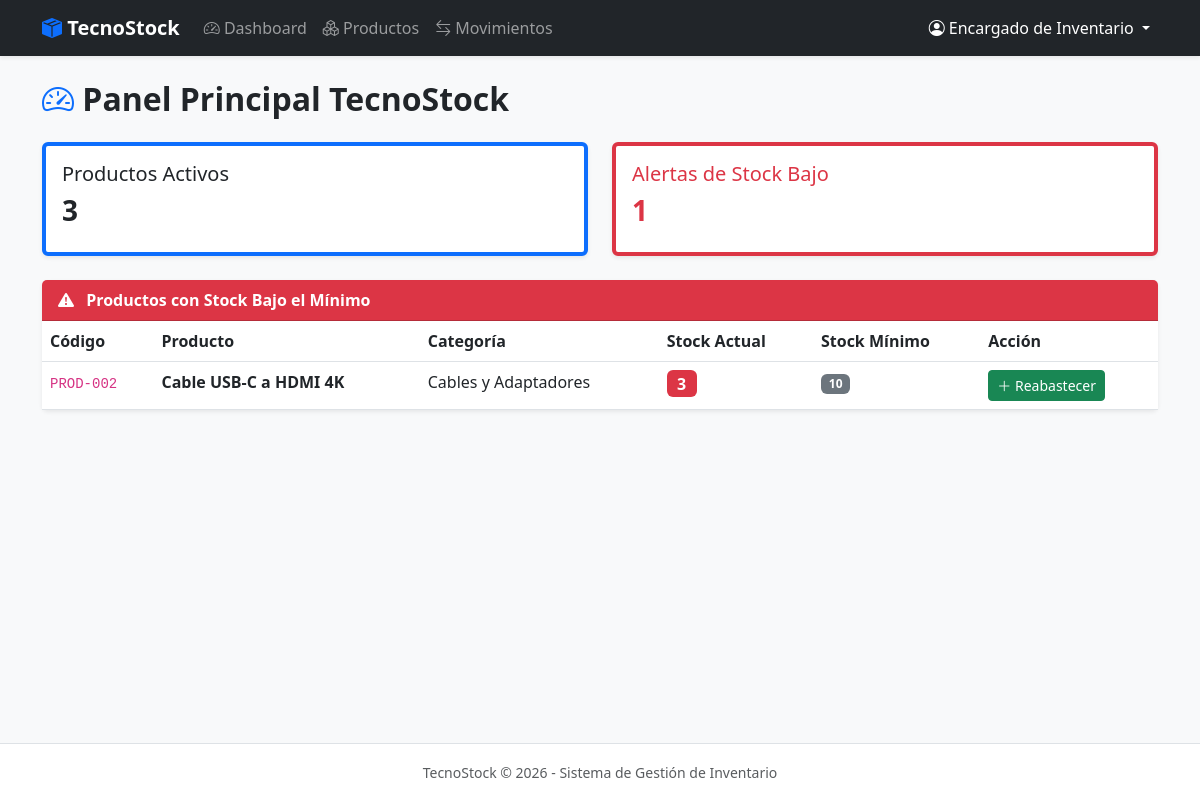
/index.php (signed in), run on the app's committed database.
### tables this page shows
CREATE TABLE productos (
    id_producto INT AUTO_INCREMENT PRIMARY KEY,
    codigo VARCHAR(50) NOT NULL UNIQUE,
    nombre VARCHAR(150) NOT NULL,
    descripcion TEXT NULL,
    precio DECIMAL(10,2) NOT NULL CHECK (precio >= 0),
    stock_actual INT NOT NULL DEFAULT 0 CHECK (stock_actual >= 0),
    stock_minimo INT NOT NULL DEFAULT 0 CHECK (stock_minimo >= 0),
    estado TINYINT(1) DEFAULT 1,
    id_categoria INT NOT NULL,
    fecha_creacion TIMESTAMP DEFAULT CURRENT_TIMESTAMP,
    CONSTRAINT fk_producto_categoria FOREIGN KEY (id_categoria) 
        REFERENCES categorias(id_categoria) ON DELETE RESTRICT ON UPDATE CASCADE
);

CREATE TABLE categorias (
    id_categoria INT AUTO_INCREMENT PRIMARY KEY,
    nombre VARCHAR(100) NOT NULL UNIQUE,
    descripcion TEXT NULL,
    estado TINYINT(1) DEFAULT 1,
    fecha_creacion TIMESTAMP DEFAULT CURRENT_TIMESTAMP
);

### index.php (the view, shortened to what this page needs)
<?php
require_once 'config/db.php';
$total_prod = $pdo->query("SELECT COUNT(*) FROM productos WHERE estado = 1")->fetchColumn();
$total_alertas = $pdo->query("SELECT COUNT(*) FROM productos WHERE stock_actual < stock_minimo AND estado = 1")->fetchColumn();
$stmtAlerta = $pdo->query("
    SELECT p.*, c.nombre AS categoria
    FROM productos p
    INNER JOIN categorias c ON p.id_categoria = c.id_categoria
    WHERE p.stock_actual < p.stock_minimo AND p.estado = 1
");
$productos_alerta = $stmtAlerta->fetchAll();
include 'includes/header.php';
include 'includes/navbar.php';
?>
<div class="container py-4">
    <h2 class="fw-bold mb-4"><i class="bi bi-speedometer2 text-primary"></i> Panel Principal TecnoStock</h2>
    <div class="row mb-4">
        <div class="col-md-6">
            <div class="card bg-white p-3 border-start border-primary border-4 shadow-sm">
                <h5>Productos Activos</h5>
                <h3 class="fw-bold"><?= $total_prod ?></h3>
            </div>
        </div>
        <div class="col-md-6">
            <div class="card bg-white p-3 border-start border-danger border-4 shadow-sm">
                <h5 class="text-danger">Alertas de Stock Bajo</h5>
                <h3 class="fw-bold text-danger"><?= $total_alertas ?></h3>
            </div>
        </div>
    </div>
    <div class="card shadow-sm border-0">
        <div class="card-header bg-danger text-white fw-bold">
            <i class="bi bi-exclamation-triangle-fill me-2"></i> Productos con Stock Bajo el Mínimo
        </div>
        <div class="card-body p-0">
            <table class="table table-hover mb-0">
                <thead>
                    <tr><th>Código</th><th>Producto</th><th>Categoría</th><th>Stock Actual</th><th>Stock Mínimo</th><th>Acción</th></tr>
                </thead>
                <tbody>
                    <?php foreach ($productos_alerta as $p): ?>
                    <tr>
                        <td><code><?= htmlspecialchars($p['codigo']) ?></code></td>
                        <td class="fw-bold"><?= htmlspecialchars($p['nombre']) ?></td>
                        <td><?= htmlspecialchars($p['categoria']) ?></td>
                        <td><span class="badge bg-danger fs-6"><?= $p['stock_actual'] ?></span></td>
                        <td><span class="badge bg-secondary"><?= $p['stock_minimo'] ?></span></td>
                        <td>
                            <a href="movimiento_nuevo.php?producto_id=<?= $p['id_producto'] ?>&tipo=ENTRADA" class="btn btn-sm btn-success">
                                <i class="bi bi-plus-lg"></i> Reabastecer
                            </a>
                        </td>
                    </tr>
                    <?php endforeach; ?>
                </tbody>
            </table>
        </div>
    </div>
</div>
<?php include 'includes/footer.php'; ?>

### includes/header.php (style rules this page uses)
body { background-color: #f8f9fa; font-family: 'Segoe UI', Tahoma, Geneva, Verdana, sans-serif; }

### data on the page
productos: codigo "PROD-002", nombre "Cable USB-C a HDMI 4K", id_categoria.nombre "Cables y Adaptadores", stock_actual "3", stock_minimo "10"

### other printed values
$_SESSION['usuario_nombre'] "Encargado de Inventario"
$total_prod "3"
$total_alertas "1"
